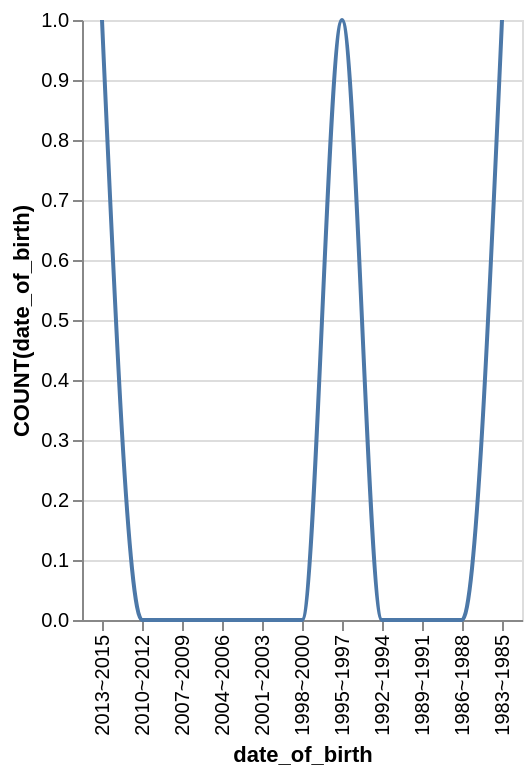

Here is the Vega-Lite specification saved for this chart:
### Vega-Lite specification from a JSON file in a GitHub repository (floating-point values rounded to 4 significant figures)
{"data": {"values": [{"x_data": "2013~2015", "y_data": 1}, {"x_data": "2010~2012", "y_data": 0}, {"x_data": "2007~2009", "y_data": 0}, {"x_data": "2004~2006", "y_data": 0}, {"x_data": "2001~2003", "y_data": 0}, {"x_data": "1998~2000", "y_data": 0}, {"x_data": "1995~1997", "y_data": 1}, {"x_data": "1992~1994", "y_data": 0}, {"x_data": "1989~1991", "y_data": 0}, {"x_data": "1986~1988", "y_data": 0}, {"x_data": "1983~1985", "y_data": 1}]}, "mark": {"type": "line", "interpolate": "monotone"}, "encoding": {"x": {"field": "x_data", "type": "nominal", "title": "date_of_birth", "sort": "descending"}, "y": {"field": "y_data", "type": "quantitative", "title": "COUNT(date_of_birth)"}}}
